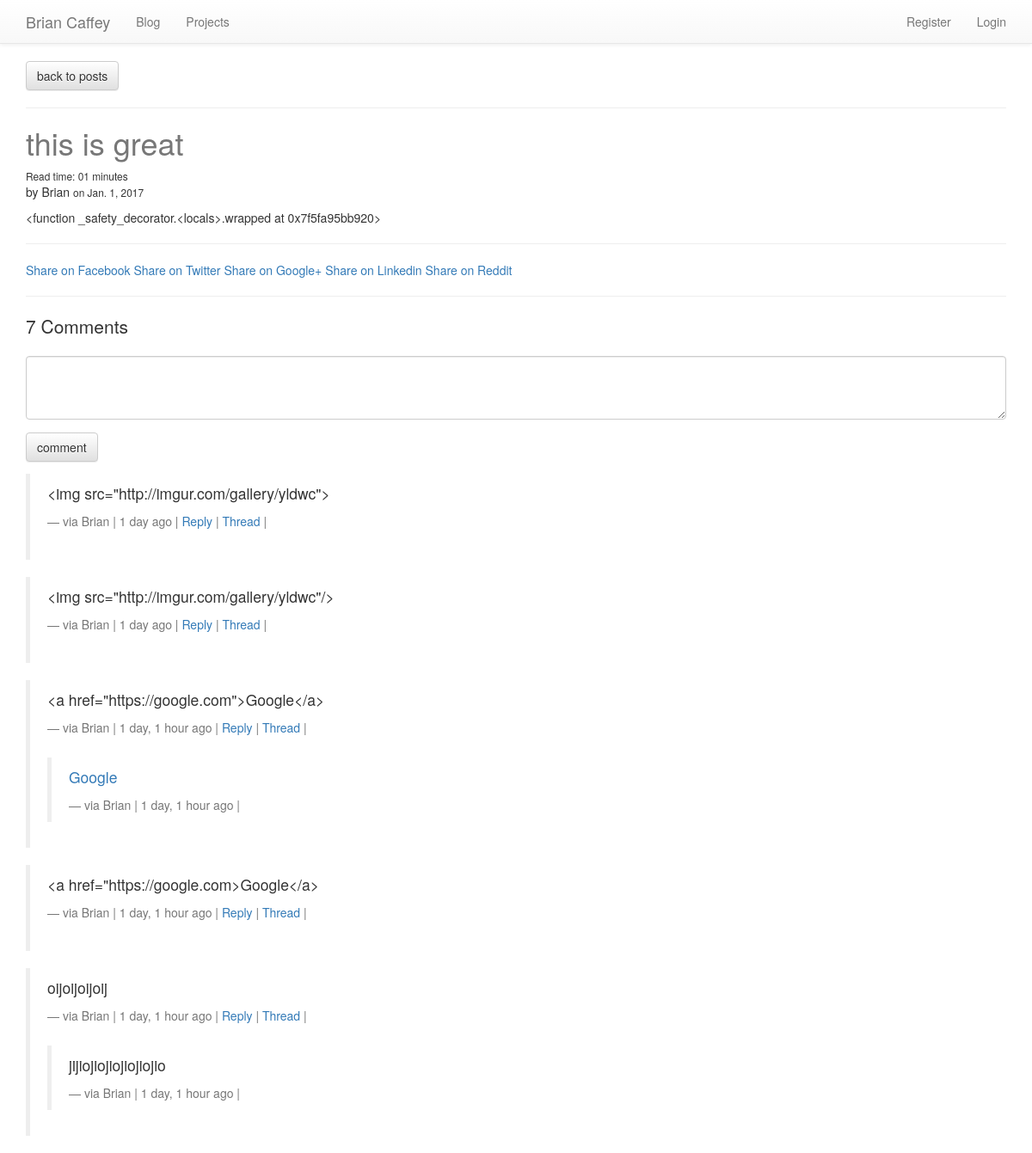
The page /blog/this-is-great/ on the database its author committed.
### posts/models.py (models this page shows, shortened)
class Post(models.Model):
	user = models.ForeignKey(settings.AUTH_USER_MODEL)
	title = models.CharField(max_length=100)
	slug = models.SlugField(unique=True)
	height_field = models.IntegerField(default=0)
	width_field = models.IntegerField(default=0)
	image = models.ImageField(
		upload_to=upload_location,
		width_field = "width_field",
		height_field = "height_field",
		null=True,
		blank=True)
	content = models.TextField()
	draft = models.BooleanField(default=False)
	publish = models.DateField(auto_now=False, auto_now_add=False)
	read_time = models.TimeField(null=True, blank=True)
	updated = models.DateTimeField(auto_now=True, auto_now_add=False)
	timestamp = models.DateTimeField(auto_now=False, auto_now_add=True)
	class Meta:
		ordering = ['-timestamp', '-updated']
	def get_markdown(self):
		content = self.content
		return mark_safe(markdown(content))
	objects = PostManager()
	@property
	def comments(self):
		instance = self
		qs = Comment.objects.filter_by_instance(instance)
		return qs
	@property
	def get_content_type(self):
		instance = self
		content_type = ContentType.objects.get_for_model(instance.__class__)
		return content_type

### comments/models.py (models this page shows, shortened)
class Comment(models.Model):
	user 		= models.ForeignKey(settings.AUTH_USER_MODEL, default=1)
	content_type=models.ForeignKey(ContentType, on_delete=models.CASCADE)
	object_id 	= models.PositiveIntegerField()
	content_object = GenericForeignKey('content_type', 'object_id')
	parent 		= models.ForeignKey("self", null=True, blank=True)
	content 	= models.TextField()
	timestamp 	= models.DateTimeField(auto_now_add=True)
	class Meta:
		ordering = ['-timestamp']
	objects = CommentManager()
	def children(self):
		return Comment.objects.filter(parent=self)
	@property
	def is_parent(self):
		if self.parent is not None:
			return False
		return True

### posts/views.py (the view, shortened to what this page needs)
# urls.py: url(r'^(?P<slug>.+)/$', posts_detail, name='detail'),
def posts_detail(request, slug):
	instance = get_object_or_404(Post, slug=slug)
	if instance.draft or instance.publish > timezone.now().date():
		if not request.user.is_staff or not request.user.is_superuser:
			raise Http404
	share_string = quote_plus(instance.content)
	initial_data = {
		'content_type':instance.get_content_type,
		'object_id':instance.id
	}
	form = CommentForm(request.POST or None, initial=initial_data)
	comments = instance.comments
	context = {
		'title':instance.title,
		'instance':instance,
		'share_string':share_string,
		'comments':comments,
		'comment_form':form,
	}
	return render(request, "post_detail.html", context)

### comments/forms.py
class CommentForm(forms.Form):
	content_type = forms.CharField(widget=forms.HiddenInput)
	object_id = forms.IntegerField(widget=forms.HiddenInput)
	content = forms.CharField(label='', widget=forms.Textarea(
		attrs={'rows':3}))

### comments/models.py (called while the page is built)
	def filter_by_instance(self, instance):
		content_type = ContentType.objects.get_for_model(instance.__class__)
		obj_id = instance.id
		qs = super(CommentManager, self).filter(content_type=content_type, object_id=obj_id)
		return qs

### posts/templatetags/urlify.py (called while the page is built)
@register.filter
def urlify(value):
	return quote_plus(value)

### templates/post_detail.html (shortened to what this page needs)
{% extends 'base.html' %}
{% load crispy_forms_tags %}
{% load urlify %}
{% block content %}
<div class="">
	<p><a class="btn btn-default" href="{% url 'posts:list'%}">back to posts</a></p>
	<hr>
		<h1>{{ instance.title }} </h1>
		<small>Read time: {{ instance.read_time | time:"i" }} minutes</small><br />
		<p>by {{ instance.user.first_name }} <small>on {{ instance.publish }}</small></p>
		<div class="post-detail-item">{{ instance.get_markdown }}</div>
		<hr>
		<a href="https://www.facebook.com/sharer/sharer.php?u={{ request.build_absolute_uri }}">Share on Facebook</a>
		<a href="https://twitter.com/home?status={{ instance.title | truncatechars:30 | urlify }}%20{{ request.build_absolute_uri }}">Share on Twitter</a>
		<a href='https://plus.google.com/share?url={{ request.build_absolute_uri }}'>Share on Google+</a>
		<a href="https://www.linkedin.com/shareArticle?mini=true&url={{ request.build_absolute_uri }}&title={{ instance.title | urlify }}&summary={{ instance.content | truncatechars:50 | urlify }}&source={{ request.build_absolute_uri }}">
		Share on Linkedin</a>
		<a href='http://www.reddit.com/submit?url={{ request.build_absolute_uri }}&title={{ instance.title | urlify }}'>Share on Reddit</a>
		<hr>
		<div>
			<p class="lead">{{ comments.all.count }} Comments</p>
			<form method="POST" action=".">{% csrf_token %}
				{{ comment_form | crispy }}
				<input type="submit" value="comment" class="btn btn-default"></input>
			</form>
			{% for comment in comments %}
			{% if comment.is_parent %}
				<blockquote>
	  			<p>{{ comment.content }}</p>
				<small>via {{ comment.user }} | {{ comment.timestamp | timesince }} ago | <a class="comment-reply-btn" href="#">Reply</a> | <a href="{% url 'comments:thread' pk=comment.id %}">Thread</a> | </small>
				<br />
				{% for reply in comment.children %}
				<blockquote>
					<p>{{ reply.content | safe }}</p>
					<small>via {{ reply.user }} | {{ reply.timestamp | timesince }} ago | {% if user == reply.user %}<a href="{% url 'comments:delete' pk=reply.id %}">Delete</a>{% endif %}</small>
				</blockquote>
				{% endfor %}
				</blockquote>
			{% endif %}
			{% endfor %}
		</div>
</div>
{% endblock content %}

### static/css/base.css (style rules this page uses)
h1 { color: #777777; }

### rows shown on the page
Post: title "this is great", read_time "01", user.first_name "Brian", publish "Jan. 1, 2017", get_markdown "<function _safety_decorator.<locals>.wrapped at 0x7f5fa95bb920>"
Comment: content "<img src=\"http://imgur.com/gallery/yldwc\">", user "Brian", timestamp "1 day"
Comment: content "<img src=\"http://imgur.com/gallery/yldwc\"/>", user "Brian", timestamp "1 day"
Comment: content "<a href=\"https://google.com\">Google</a>", user "Brian", timestamp "1 day, 1 hour"
Comment: content "Google", user "Brian", timestamp "1 day, 1 hour"
Comment: content "<a href=\"https://google.com>Google</a>", user "Brian", timestamp "1 day, 1 hour"
Comment: content "oijoijoijoij", user "Brian", timestamp "1 day, 1 hour"
Comment: content "jijiojiojiojiojiojio", user "Brian", timestamp "1 day, 1 hour"

### other values the page prints
{{ comments.all.count }} "7"
